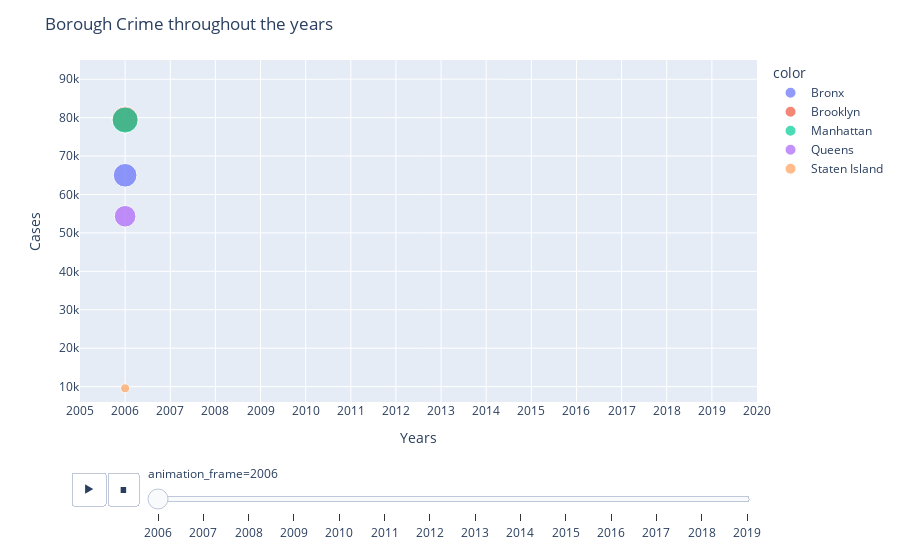

The notebook cell this image was saved under:
### Code cell
fig = px.scatter(x=years, y=boro_co, 
                 animation_frame=years, 
                 animation_group=boro,
                 color=boro,
               size=boro_co,
               range_x=[min(years)-1,max(years)+1],
               range_y=[6000,95000]
                )

fig.update_layout(
    title_text='Borough Crime throughout the years',
    xaxis_title="Years",
    yaxis_title="Cases")
fig.update_xaxes(tick0=1,dtick=1)

fig.show()

### Figure 1 — Plotly figure (JSON) as saved in the notebook; plotly's stock layout.template omitted (floating-point values rounded to 4 significant figures)
{"data": [{"hovertemplate": "color=Bronx<br>animation_frame=2006<br>x=%{x}<br>y=%{y}<br>size=%{marker.size}<extra></extra>", "ids": ["Bronx"], "legendgroup": "Bronx", "marker": {"color": "#636efa", "size": [64997], "sizemode": "area", "sizeref": 232.2, "symbol": "circle"}, "mode": "markers", "name": "Bronx", "orientation": "v", "showlegend": true, "type": "scatter", "x": [2006], "xaxis": "x", "y": [64997], "yaxis": "y"}, {"hovertemplate": "color=Brooklyn<br>animation_frame=2006<br>x=%{x}<br>y=%{y}<br>size=%{marker.size}<extra></extra>", "ids": ["Brooklyn"], "legendgroup": "Brooklyn", "marker": {"color": "#EF553B", "size": [79586], "sizemode": "area", "sizeref": 232.2, "symbol": "circle"}, "mode": "markers", "name": "Brooklyn", "orientation": "v", "showlegend": true, "type": "scatter", "x": [2006], "xaxis": "x", "y": [79586], "yaxis": "y"}, {"hovertemplate": "color=Manhattan<br>animation_frame=2006<br>x=%{x}<br>y=%{y}<br>size=%{marker.size}<extra></extra>", "ids": ["Manhattan"], "legendgroup": "Manhattan", "marker": {"color": "#00cc96", "size": [79375], "sizemode": "area", "sizeref": 232.2, "symbol": "circle"}, "mode": "markers", "name": "Manhattan", "orientation": "v", "showlegend": true, "type": "scatter", "x": [2006], "xaxis": "x", "y": [79375], "yaxis": "y"}, {"hovertemplate": "color=Queens<br>animation_frame=2006<br>x=%{x}<br>y=%{y}<br>size=%{marker.size}<extra></extra>", "ids": ["Queens"], "legendgroup": "Queens", "marker": {"color": "#ab63fa", "size": [54338], "sizemode": "area", "sizeref": 232.2, "symbol": "circle"}, "mode": "markers", "name": "Queens", "orientation": "v", "showlegend": true, "type": "scatter", "x": [2006], "xaxis": "x", "y": [54338], "yaxis": "y"}, {"hovertemplate": "color=Staten Island<br>animation_frame=2006<br>x=%{x}<br>y=%{y}<br>size=%{marker.size}<extra></extra>", "ids": ["Staten Island"], "legendgroup": "Staten Island", "marker": {"color": "#FFA15A", "size": [9560], "sizemode": "area", "sizeref": 232.2, "symbol": "circle"}, "mode": "markers", "name": "Staten Island", "orientation": "v", "showlegend": true, "type": "scatter", "x": [2006], "xaxis": "x", "y": [9560], "yaxis": "y"}], "layout": {"legend": {"itemsizing": "constant", "title": {"text": "color"}, "tracegroupgap": 0}, "margin": {"t": 60}, "sliders": [{"active": 0, "currentvalue": {"prefix": "animation_frame="}, "len": 0.9, "pad": {"b": 10, "t": 60}, "steps": [{"args": [["2006"], {"frame": {"duration": 0, "redraw": false}, "fromcurrent": true, "mode": "immediate", "transition": {"duration": 0, "easing": "linear"}}], "label": "2006", "method": "animate"}, {"args": [["2007"], {"frame": {"duration": 0, "redraw": false}, "fromcurrent": true, "mode": "immediate", "transition": {"duration": 0, "easing": "linear"}}], "label": "2007", "method": "animate"}, {"args": [["2008"], {"frame": {"duration": 0, "redraw": false}, "fromcurrent": true, "mode": "immediate", "transition": {"duration": 0, "easing": "linear"}}], "label": "2008", "method": "animate"}, {"args": [["2009"], {"frame": {"duration": 0, "redraw": false}, "fromcurrent": true, "mode": "immediate", "transition": {"duration": 0, "easing": "linear"}}], "label": "2009", "method": "animate"}, {"args": [["2010"], {"frame": {"duration": 0, "redraw": false}, "fromcurrent": true, "mode": "immediate", "transition": {"duration": 0, "easing": "linear"}}], "label": "2010", "method": "animate"}, {"args": [["2011"], {"frame": {"duration": 0, "redraw": false}, "fromcurrent": true, "mode": "immediate", "transition": {"duration": 0, "easing": "linear"}}], "label": "2011", "method": "animate"}, {"args": [["2012"], {"frame": {"duration": 0, "redraw": false}, "fromcurrent": true, "mode": "immediate", "transition": {"duration": 0, "easing": "linear"}}], "label": "2012", "method": "animate"}, {"args": [["2013"], {"frame": {"duration": 0, "redraw": false}, "fromcurrent": true, "mode": "immediate", "transition": {"duration": 0, "easing": "linear"}}], "label": "2013", "method": "animate"}, {"args": [["2014"], {"frame": {"duration": 0, "redraw": false}, "fromcurrent": true, "mode": "immediate", "transition": {"duration": 0, "easing": "linear"}}], "label": "2014", "method": "animate"}, {"args": [["2015"], {"frame": {"duration": 0, "redraw": false}, "fromcurrent": true, "mode": "immediate", "transition": {"duration": 0, "easing": "linear"}}], "label": "2015", "method": "animate"}, {"args": [["2016"], {"frame": {"duration": 0, "redraw": false}, "fromcurrent": true, "mode": "immediate", "transition": {"duration": 0, "easing": "linear"}}], "label": "2016", "method": "animate"}, {"args": [["2017"], {"frame": {"duration": 0, "redraw": false}, "fromcurrent": true, "mode": "immediate", "transition": {"duration": 0, "easing": "linear"}}], "label": "2017", "method": "animate"}, {"args": [["2018"], {"frame": {"duration": 0, "redraw": false}, "fromcurrent": true, "mode": "immediate", "transition": {"duration": 0, "easing": "linear"}}], "label": "2018", "method": "animate"}, {"args": [["2019"], {"frame": {"duration": 0, "redraw": false}, "fromcurrent": true, "mode": "immediate", "transition": {"duration": 0, "easing": "linear"}}], "label": "2019", "method": "animate"}], "x": 0.1, "xanchor": "left", "y": 0, "yanchor": "top"}], "title": {"text": "Borough Crime throughout the years"}, "updatemenus": [{"buttons": [{"args": [null, {"frame": {"duration": 500, "redraw": false}, "fromcurrent": true, "mode": "immediate", "transition": {"duration": 500, "easing": "linear"}}], "label": "&#9654;", "method": "animate"}, {"args": [[null], {"frame": {"duration": 0, "redraw": false}, "fromcurrent": true, "mode": "immediate", "transition": {"duration": 0, "easing": "linear"}}], "label": "&#9724;", "method": "animate"}], "direction": "left", "pad": {"r": 10, "t": 70}, "showactive": false, "type": "buttons", "x": 0.1, "xanchor": "right", "y": 0, "yanchor": "top"}], "xaxis": {"anchor": "y", "domain": [0, 1], "dtick": 1, "range": [2005, 2020], "tick0": 1, "title": {"text": "Years"}}, "yaxis": {"anchor": "x", "domain": [0, 1], "range": [6000, 95000], "title": {"text": "Cases"}}}}
